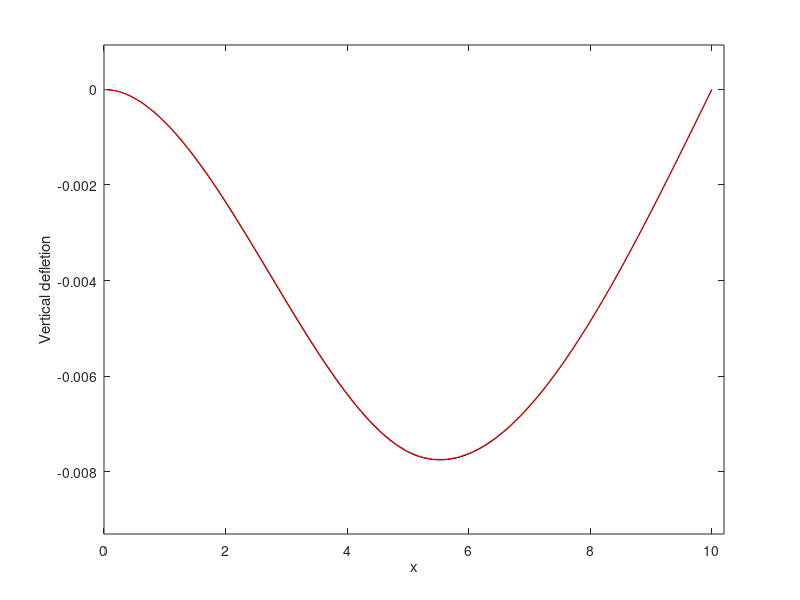

Recreate this plot in MATLAB.

clear
clc

%% Interpolation of the beam equation

% nodes at 0, L/2, L

E = 200e9; % Pa
b = 0.4; % m
h = 0.2; % m
I = b*h^3/12; % m^4
l = 10; % m 
P = 44400; % N

w = @(x_start, L, w1, q1, w2, q2, x) (1 - 3*(x-x_start).^2/L^2 + 2*(x-x_start).^3/L^3)*w1 + ...
                                     ((x-x_start) - 2*(x-x_start).^2/L+(x-x_start).^3/L^2)*q1 + ...
                                     (3*(x-x_start).^2/L^2 - 2*(x-x_start).^3/L^3)*w2 + ...
                                     ((x-x_start).^3/L^2 - (x-x_start).^2/L)*q2;
  
%% From derived solutions

w1_val = 0;
q1_val = 0;
w2_val = -7*P*l^3 / (768*E*I);
q2_val = -P*l^2 / (128*E*I);
w3_val = 0;
q3_val = P*l^2 / (32*E*I);                                
                              
%%                              

l1 = linspace(0, l/2,100);
l2 = linspace(l/2, l,100);

w_out_1 = w(0, l/2, w1_val, q1_val, w2_val, q2_val, l1);
w_out_2 = w(l/2, l/2, w2_val, q2_val, w3_val, q3_val, l2);


%% Plot out the shape of the beam deflection
dat = dlmread('y_deflection_beam_problem_ansys.txt','\t', 1, 0);
clf;
plot(l1, w_out_1, 'k');
hold on;
plot(l2, w_out_2, 'k');

% plot(l/2, w2_val, 'or');

plot(dat(:,1),dat(:,5), 'r')

% title('Red:Ansys solution with 8e7 elements, Black: Matlab with 2 elements');

ylabel('Vertical defletion');
xlabel('x');

wmin = min([w_out_1(:)' w_out_2(:)']);
wmax = max([w_out_1(:)' w_out_2(:)']);

axis([0 10.2 wmin*1.2 (wmax-wmin/10)*1.2]);




